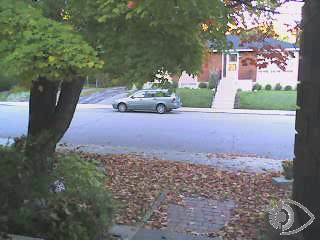
#> input picture frame 11 of chapter11/data/bike.avi, 320 x 240 px, given in place of vtest.avi, which was not available
$ python CalcOpticalFlowFarneback.py
#> lines starting #> are read from the running program, lines starting #| are printed output that depends on the picture; pictures that were not available may be replaced by others from this repository, and a replacement may not be noted
# -*- coding:utf-8 -*-
import cv2 as cv
import numpy as np
import sys


if __name__ == '__main__':
    capture = cv.VideoCapture('./data/vtest.avi')

    # 判断是否成功加载视频文件
    if not capture.isOpened():
        print('Failed to read vtest.avi.')
        sys.exit()

    # 读取并处理第一帧图像作为函数使用的前一帧图像
    _, pre_frame = capture.read()
#> pre_frame is the input picture: shape (240, 320, 3); mean B, G, R 117.9, 119.1, 115
    pre_gray = cv.cvtColor(pre_frame, cv.COLOR_BGR2GRAY)
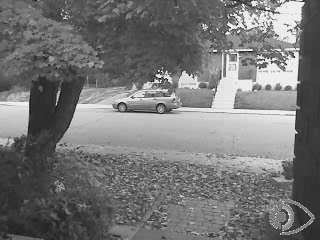
#> pre_gray: shape (240, 320); min 0, max 255, mean 117.7

    # 初始化HSV图像
    hsv = np.zeros_like(pre_frame)
    hsv[..., 1] = 255

    while True:
        _, next_frame = capture.read()
        next_gray = cv.cvtColor(next_frame, cv.COLOR_BGR2GRAY)
        # 计算稠密光流
        flow = cv.calcOpticalFlowFarneback(pre_gray, next_gray, None, 0.5, 3, 15, 3, 5, 1.2, 0)
        # 计算向量角度和幅值
        magnitude, angle = cv.cartToPolar(flow[..., 0], flow[..., 1])
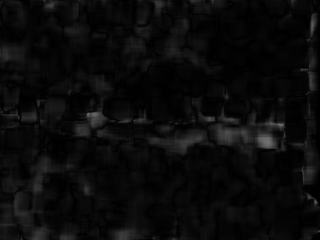
#> magnitude: shape (240, 320) float32; min 1.97e-05, max 0.458, mean 0.0434
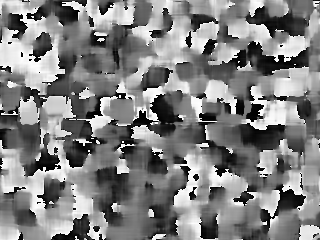
#> angle: shape (240, 320) float32; min 0.000198, max 6.28, mean 3.17; drawn with min black and max white
        # 将角度转换成角度制
        hsv[..., 0] = angle * 180 / np.pi / 2
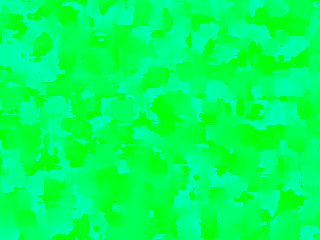
#> hsv: shape (240, 320, 3); mean of channels 0, 1, 2 90.4, 255, 0; drawn as B, G, R
        # 将幅值归一化到0-255区间便于显示结果
        hsv[..., 2] = cv.normalize(magnitude, None, 0, 255, cv.NORM_MINMAX)
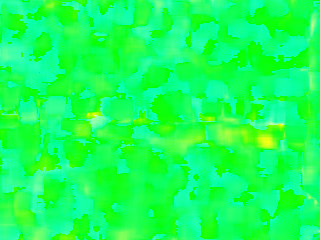
#> hsv: shape (240, 320, 3); mean of channels 0, 1, 2 90.4, 255, 23.7; drawn as B, G, R
        # 将HSV颜色空间图像转换到RGB颜色空间中
        result = cv.cvtColor(hsv, cv.COLOR_HSV2BGR)
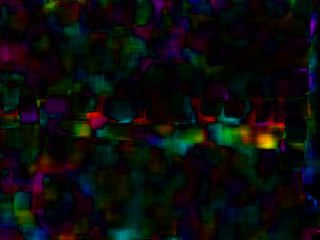
#> result: shape (240, 320, 3); mean B, G, R 11.5, 12.1, 11.2

        # 展示原始图像和结果
        cv.imshow('Origin', next_frame)
        cv.imshow('Object Detect Result', result)

        # 设置延迟50毫秒，按ESC键退出
        if cv.waitKey(50) & 0xff == 27:
#> (key Esc is pressed here)
            break

    # 释放并关闭窗口
    capture.release()
    cv.destroyAllWindows()

$ run again, starting later in the video
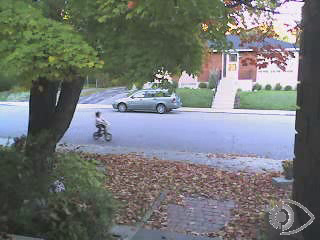
#> input picture frame 53 of chapter11/data/bike.avi, 320 x 240 px, given in place of vtest.avi, which was not available
#> pre_frame is the input picture: shape (240, 320, 3); mean B, G, R 117.3, 118.6, 114.8
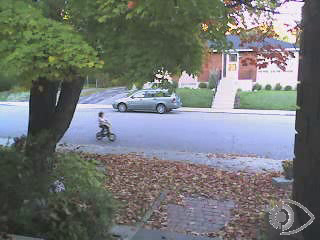
#> input picture frame 54 of chapter11/data/bike.avi, 320 x 240 px, given in place of vtest.avi, which was not available
#> next_frame is the input picture: shape (240, 320, 3); mean B, G, R 117.2, 118.6, 114.7
#> `result = cv.cvtColor(hsv, cv.COLOR_HSV2BGR)`:
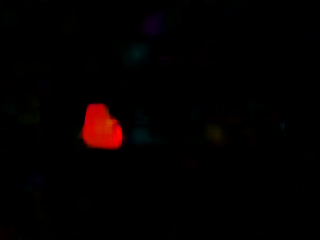
#> result: shape (240, 320, 3); mean B, G, R 0.5, 0.6, 3.9

$ run again, starting later in the video
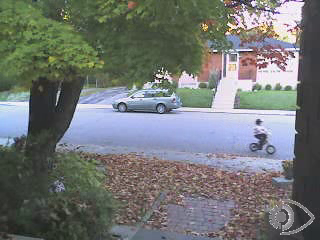
#> input picture frame 95 of chapter11/data/bike.avi, 320 x 240 px, given in place of vtest.avi, which was not available
#> pre_frame is the input picture: shape (240, 320, 3); mean B, G, R 116.8, 118.3, 114.7
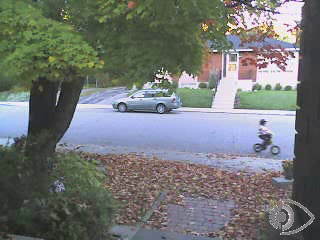
#> input picture frame 96 of chapter11/data/bike.avi, 320 x 240 px, given in place of vtest.avi, which was not available
#> next_frame is the input picture: shape (240, 320, 3); mean B, G, R 116.6, 118.3, 114.5
#> `result = cv.cvtColor(hsv, cv.COLOR_HSV2BGR)`:
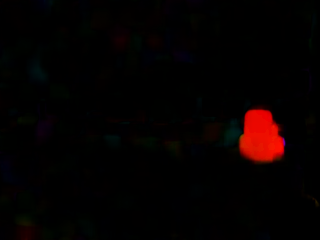
#> result: shape (240, 320, 3); mean B, G, R 0.7, 1.1, 6.3
